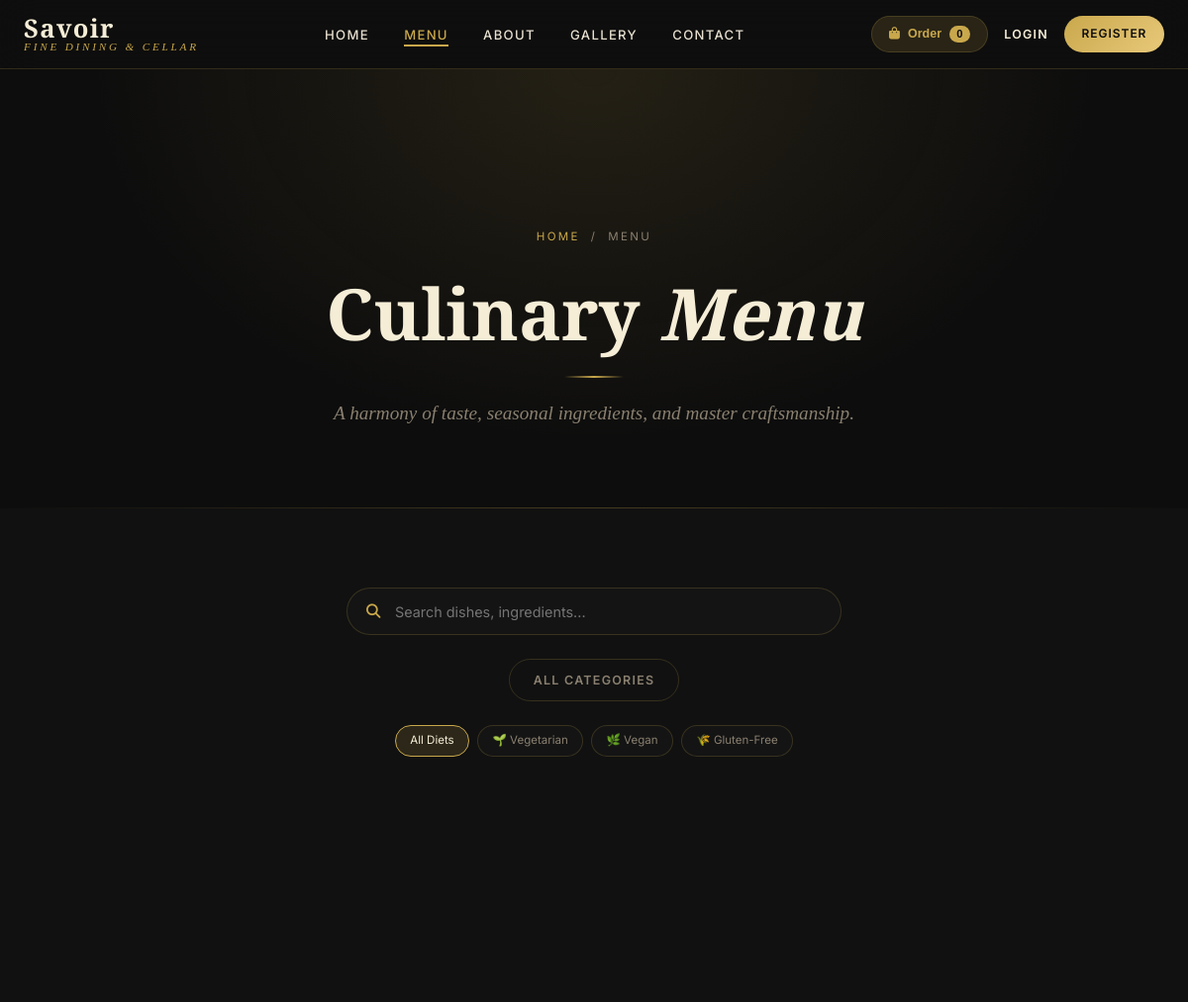
The page /menu/?category=starters (upper part) on the database as committed earlier.
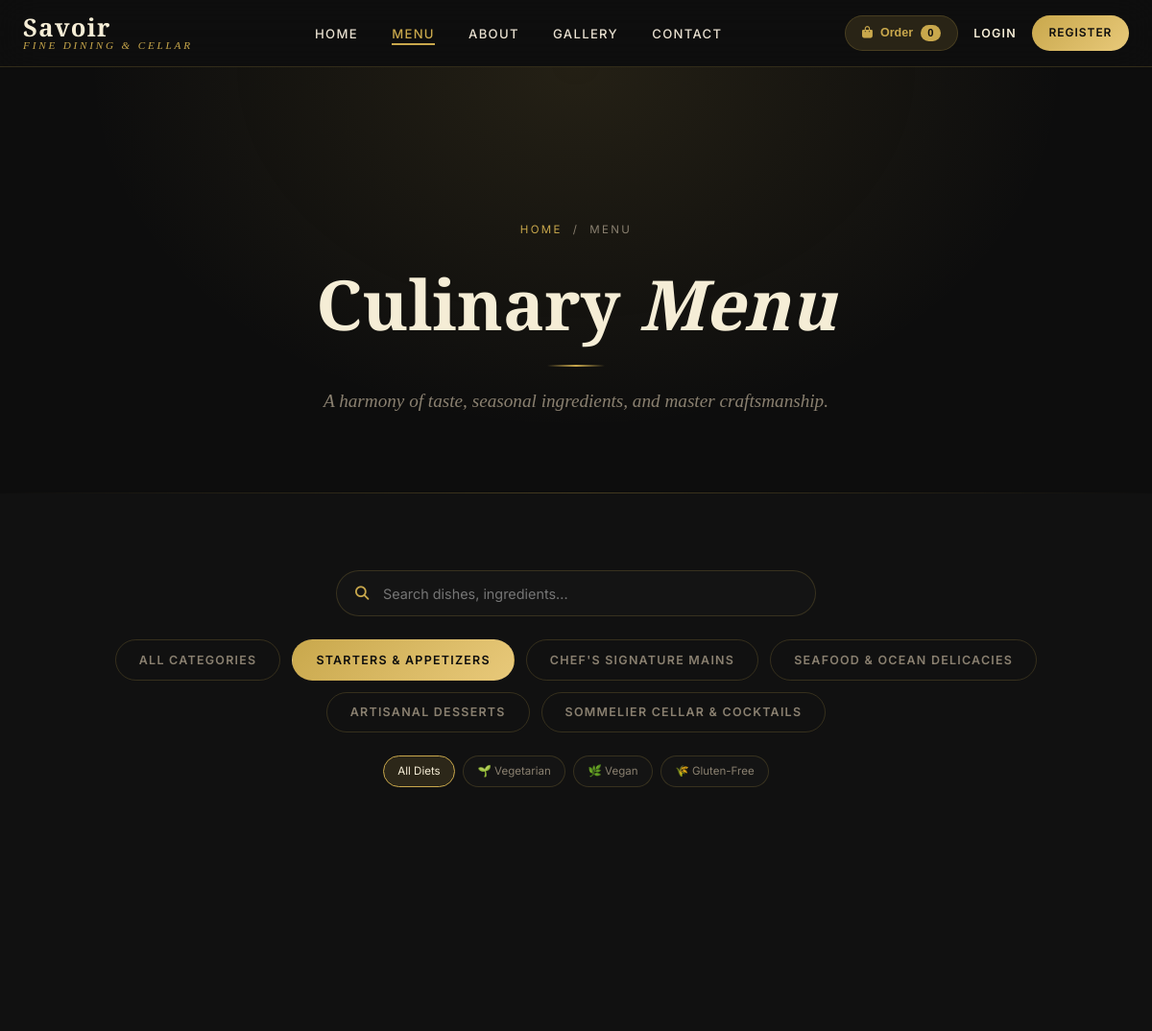
The same page on the database as committed later.
### User_Dashboard/models.py (models this page shows, shortened)
class MenuCategory(models.Model):
    name        = models.CharField(max_length=100)
    slug        = models.SlugField(unique=True)
    description = models.CharField(max_length=300, blank=True)
    icon        = models.CharField(max_length=50, blank=True, help_text="Font Awesome class e.g. fa-utensils")
    order       = models.PositiveIntegerField(default=0)
    class Meta:
        ordering = ['order']
        verbose_name_plural = 'Menu Categories'

### User_Dashboard/views.py (the view)
# urls.py: path('menu/',                        views.menu,                name='menu'),
def menu(request):
    categories = MenuCategory.objects.prefetch_related('items').all()
    all_items  = MenuItem.objects.filter(is_available=True).select_related('category')
    cat_slug = request.GET.get('category', '')
    dietary  = request.GET.get('dietary', '')
    search   = request.GET.get('q', '')
    if cat_slug:
        all_items = all_items.filter(category__slug=cat_slug)
    if dietary == 'veg':
        all_items = all_items.filter(is_vegetarian=True)
    elif dietary == 'vegan':
        all_items = all_items.filter(is_vegan=True)
    elif dietary == 'gf':
        all_items = all_items.filter(is_gluten_free=True)
    if search:
        all_items = all_items.filter(
            Q(name__icontains=search) |
            Q(description__icontains=search) |
            Q(ingredients__icontains=search)
        )
    grouped_menu = {}
    for cat in MenuCategory.objects.all():
        items_in_cat = [item for item in all_items if item.category_id == cat.id]
        if items_in_cat:
            grouped_menu[cat] = items_in_cat
    return render(request, 'menu.html', {
        'categories':      categories,
        'grouped_menu':    grouped_menu,
        'all_items':       all_items,
        'active_category': cat_slug,
        'active_dietary':  dietary,
        'search_query':    search,
    })

### templates/menu.html (shortened to what this page needs)
{% extends 'base.html' %}
{% block content %}
<section class="page-hero" id="menu-hero" aria-label="Menu page header">
  <div class="container">
    <div class="page-hero-breadcrumb">
      <a href="{% url 'index' %}">Home</a> &nbsp;/&nbsp; Menu
    </div>
    <h1>Culinary <em>Menu</em></h1>
    <div class="gold-divider"></div>
    <p>A harmony of taste, seasonal ingredients, and master craftsmanship.</p>
  </div>
</section>
<section class="menu-section" id="menu-section" aria-label="Restaurant menu">
  <div class="container">
    <div class="menu-controls fade-in">
      <form method="get" action="{% url 'menu' %}" class="menu-search-box">
        <i class="fas fa-search menu-search-icon"></i>
        <input type="text" name="q" class="menu-search-input" placeholder="Search dishes, ingredients..." value="{{ search_query }}" />
      </form>
      <div class="menu-tabs">
        <a href="{% url 'menu' %}{% if active_dietary %}?dietary={{ active_dietary }}{% endif %}" class="tab-btn {% if not active_category %}active{% endif %}">
          All Categories
        </a>
        {% for cat in categories %}
        <a href="{% url 'menu' %}?category={{ cat.slug }}{% if active_dietary %}&dietary={{ active_dietary }}{% endif %}" class="tab-btn {% if active_category == cat.slug %}active{% endif %}">
          {{ cat.name }}
        </a>
        {% endfor %}
      </div>
      <div class="dietary-filters">
        <a href="{% url 'menu' %}{% if active_category %}?category={{ active_category }}{% endif %}" class="diet-btn {% if not active_dietary %}active{% endif %}">
          All Diets
        </a>
        <a href="{% url 'menu' %}?dietary=veg{% if active_category %}&category={{ active_category }}{% endif %}" class="diet-btn {% if active_dietary == 'veg' %}active{% endif %}">
          🌱 Vegetarian
        </a>
        <a href="{% url 'menu' %}?dietary=vegan{% if active_category %}&category={{ active_category }}{% endif %}" class="diet-btn {% if active_dietary == 'vegan' %}active{% endif %}">
          🌿 Vegan
        </a>
        <a href="{% url 'menu' %}?dietary=gf{% if active_category %}&category={{ active_category }}{% endif %}" class="diet-btn {% if active_dietary == 'gf' %}active{% endif %}">
          🌾 Gluten-Free
        </a>
      </div>
    </div>
  </div>
</section>
{% endblock %}

### templates/base.html (shortened to what this page needs)
<!DOCTYPE html>
<html lang="en">
<head>
  <link rel="stylesheet" href="https://cdnjs.cloudflare.com/ajax/libs/font-awesome/6.5.0/css/all.min.css" />
</head>
<body>
<nav class="navbar" id="navbar" role="navigation" aria-label="Main navigation">
  <div class="container navbar-inner">
    <a href="{% url 'index' %}" class="navbar-brand" id="nav-logo">
      <span class="brand-name">Savoir</span>
      <span class="brand-tagline">Fine Dining & Cellar</span>
    </a>
    <ul class="navbar-links" id="nav-links">
      <li><a href="{% url 'index' %}" id="nav-home" {% if request.resolver_match.url_name == 'index' %}class="active"{% endif %}>Home</a></li>
      <li><a href="{% url 'menu' %}" id="nav-menu" {% if request.resolver_match.url_name == 'menu' or request.resolver_match.url_name == 'dish_detail' %}class="active"{% endif %}>Menu</a></li>
      <li><a href="{% url 'about' %}" id="nav-about" {% if request.resolver_match.url_name == 'about' %}class="active"{% endif %}>About</a></li>
      <li><a href="{% url 'gallery' %}" id="nav-gallery" {% if request.resolver_match.url_name == 'gallery' %}class="active"{% endif %}>Gallery</a></li>
      <li><a href="{% url 'contact' %}" id="nav-contact" {% if request.resolver_match.url_name == 'contact' %}class="active"{% endif %}>Contact</a></li>
    </ul>
    <div class="navbar-actions">
      <button class="cart-btn-trigger" id="cart-trigger-btn" onclick="toggleCartDrawer()">
        <i class="fas fa-shopping-bag"></i> Order <span class="cart-badge" id="cart-count">0</span>
      </button>
      {% if user.is_authenticated %}
        <a href="{% url 'profile' %}" class="btn btn-outline" style="padding:0.5rem 1.1rem; font-size:0.75rem;" id="nav-profile-btn">
          <i class="fas fa-user-circle"></i> {{ user.first_name|default:user.username }}
        </a>
        <a href="{% url 'reservation' %}" class="navbar-reserve" id="nav-cta">Book Table</a>
        <a href="{% url 'logout' %}" style="font-size:0.75rem; color:var(--text-muted); text-transform:uppercase; letter-spacing:0.1em;" id="nav-logout-btn">
          Logout
        </a>
      {% else %}
        <a href="{% url 'login' %}?tab=login" style="font-size:0.78rem; font-weight:600; color:var(--cream); text-transform:uppercase; letter-spacing:0.1em;" id="nav-login-btn">
          Login
        </a>
        <a href="{% url 'login' %}?tab=register" class="btn btn-gold" style="padding:0.5rem 1.1rem; font-size:0.75rem;" id="nav-register-btn">
          Register
        </a>
      {% endif %}
    </div>
  </div>
</nav>
<main id="main-content">
  {% block content %}{% endblock %}
</main>
</body>
</html>

### templates/base.html (style rules this page uses)
*, *::before, *::after { box-sizing: border-box; margin: 0; padding: 0; }
:root { --bg-dark: #0d0d0d; --bg-card: #141414; --bg-section: #111111; --gold: #C9A84C; --gold-light: #E8C97A; --gold-dim: rgba(201,168,76,0.15); --cream: #F5EDD6; --text-primary: #E8E0D0; --text-muted: #8A8070; --border: rgba(201,168,76,0.2); --glass: rgba(15,15,15,0.92); --radius: 12px; --radius-lg: 20px; --transition: 0.3s ease; --font-heading: 'Playfair Display', serif; --font-body: 'Inter', sans-serif; --font-elegant: 'Cormorant Garamond', serif; }
html { scroll-behavior: smooth; }
body { font-family: var(--font-body); background: var(--bg-dark); color: var(--text-primary); line-height: 1.7; overflow-x: hidden; padding-bottom: 60px; }
@media (min-width: 901px) { body { padding-bottom: 0; } }
h1, h2, h3, h4 { font-family: var(--font-heading); font-weight: 600; line-height: 1.2; }
a { text-decoration: none; color: inherit; transition: var(--transition); }
.gold-divider { width: 60px; height: 2px; background: linear-gradient(90deg, transparent, var(--gold), transparent); margin: 1.25rem auto; }
.container { max-width: 1200px; margin: 0 auto; padding: 0 1.5rem; }
.btn { display: inline-flex; align-items: center; gap: 0.5rem; padding: 0.85rem 2rem; border-radius: 50px; font-family: var(--font-body); font-size: 0.85rem; font-weight: 600; letter-spacing: 0.08em; text-transform: uppercase; cursor: pointer; border: none; transition: all 0.35s ease; }
.btn-gold { background: linear-gradient(135deg, var(--gold), var(--gold-light)); color: var(--bg-dark); }
.navbar { position: sticky; top: 0; left: 0; right: 0; z-index: 1000; padding: 1rem 0; background: var(--glass); backdrop-filter: blur(20px); -webkit-backdrop-filter: blur(20px); border-bottom: 1px solid var(--border); transition: all 0.4s ease; }
.navbar-inner { display: flex; align-items: center; justify-content: space-between; }
.navbar-brand { display: flex; flex-direction: column; line-height: 1; }
.brand-name { font-family: var(--font-heading); font-size: 1.6rem; font-weight: 700; color: var(--cream); letter-spacing: 0.05em; }
.brand-tagline { font-family: var(--font-elegant); font-size: 0.7rem; letter-spacing: 0.25em; text-transform: uppercase; color: var(--gold); font-style: italic; }
.navbar-links { display: flex; align-items: center; gap: 2.2rem; list-style: none; }
.navbar-links a { font-size: 0.82rem; font-weight: 500; letter-spacing: 0.1em; text-transform: uppercase; color: var(--text-primary); position: relative; padding-bottom: 4px; }
.navbar-links a::after { content: ''; position: absolute; bottom: 0; left: 0; width: 0; height: 1.5px; background: var(--gold); transition: width 0.3s ease; }
.navbar-links a:hover::after, .navbar-links a.active::after { width: 100%; }
.navbar-links a:hover, .navbar-links a.active { color: var(--gold); }
.navbar-actions { display: flex; align-items: center; gap: 1rem; }
.cart-btn-trigger { background: var(--gold-dim); border: 1px solid var(--border); color: var(--gold); padding: 0.55rem 1.1rem; border-radius: 50px; font-size: 0.78rem; font-weight: 600; cursor: pointer; display: flex; align-items: center; gap: 0.5rem; transition: all 0.3s ease; }
.cart-badge { background: var(--gold); color: var(--bg-dark); font-size: 0.7rem; font-weight: 700; padding: 0.15rem 0.45rem; border-radius: 50px; }
.fade-in { opacity: 0; transform: translateY(30px); transition: opacity 0.7s ease, transform 0.7s ease; }
.fade-in.visible { opacity: 1; transform: translateY(0); }

Rows that differ between the two databases and show on the page:
added MenuCategory: name "STARTERS & APPETIZERS", slug "starters" (drawn)
added MenuCategory: name "CHEF'S SIGNATURE MAINS"
added MenuCategory: name "SEAFOOD & OCEAN DELICACIES"
added MenuCategory: name "ARTISANAL DESSERTS"
added MenuCategory: name "SOMMELIER CELLAR & COCKTAILS"
